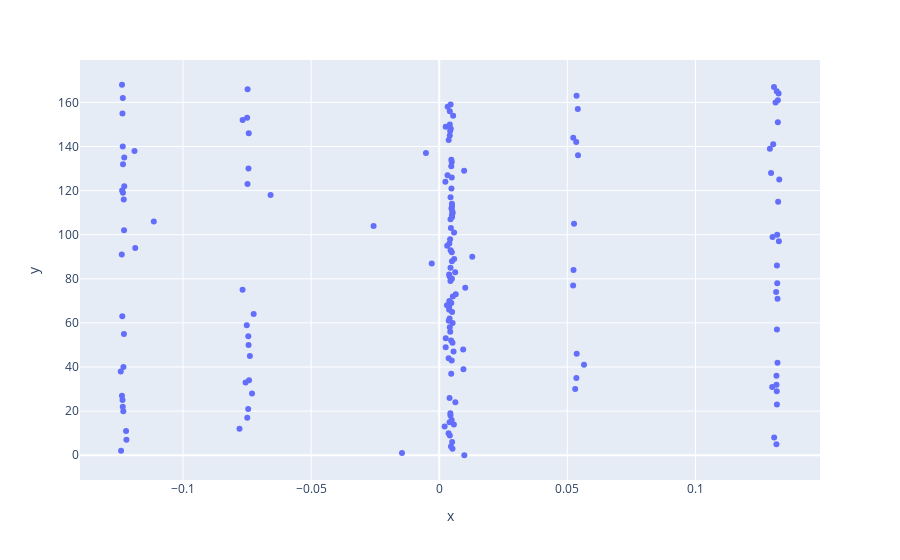

This figure's notebook cell:
### Code cell
px.scatter(x=output)

### Figure 1 — Plotly figure (JSON) as saved in the notebook; plotly's stock layout.template omitted (floating-point values rounded to 4 significant figures; data arrays with more than 128 entries replaced by an {"elided": "..."} marker saying what was removed)
{"data": [{"hovertemplate": "x=%{x}<br>y=%{y}<extra></extra>", "legendgroup": "", "marker": {"color": "#636efa", "symbol": "circle"}, "mode": "markers", "name": "", "orientation": "h", "showlegend": false, "type": "scatter", "x": {"elided": "169 float values"}, "xaxis": "x", "y": {"elided": "169 int values"}, "yaxis": "y"}], "layout": {"autosize": true, "legend": {"tracegroupgap": 0}, "margin": {"t": 60}, "xaxis": {"anchor": "y", "autorange": true, "domain": [0, 1], "range": [-0.1397, 0.1481], "title": {"text": "x"}, "type": "linear"}, "yaxis": {"anchor": "x", "autorange": true, "domain": [0, 1], "range": [-13.01, 181.0], "title": {"text": "y"}, "type": "linear"}}}
